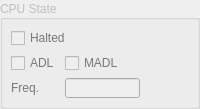
             <widget class="QGroupBox" name="groupCPU">
              <property name="enabled">
               <bool>false</bool>
              </property>
              <property name="sizePolicy">
               <sizepolicy hsizetype="Preferred" vsizetype="Maximum">
                <horstretch>0</horstretch>
                <verstretch>0</verstretch>
               </sizepolicy>
              </property>
              <property name="maximumSize">
               <size>
                <width>16777215</width>
                <height>16777215</height>
               </size>
              </property>
              <property name="title">
               <string>CPU State</string>
              </property>
              <property name="alignment">
               <set>Qt::AlignLeading|Qt::AlignLeft|Qt::AlignVCenter</set>
              </property>
              <property name="flat">
               <bool>false</bool>
              </property>
              <property name="checkable">
               <bool>false</bool>
              </property>
              <layout class="QFormLayout" name="formLayout_3">
               <property name="formAlignment">
                <set>Qt::AlignLeading|Qt::AlignLeft|Qt::AlignTop</set>
               </property>
               <property name="horizontalSpacing">
                <number>5</number>
               </property>
               <property name="verticalSpacing">
                <number>5</number>
               </property>
               <property name="leftMargin">
                <number>8</number>
               </property>
               <property name="topMargin">
                <number>8</number>
               </property>
               <property name="rightMargin">
                <number>8</number>
               </property>
               <property name="bottomMargin">
                <number>8</number>
               </property>
               <item row="0" column="0" colspan="2">
                <widget class="QCheckBox" name="checkHalted">
                 <property name="sizePolicy">
                  <sizepolicy hsizetype="Preferred" vsizetype="Preferred">
                   <horstretch>0</horstretch>
                   <verstretch>0</verstretch>
                  </sizepolicy>
                 </property>
                 <property name="palette">
                  <palette>
                   <active>
                    <colorrole role="WindowText">
                     <brush brushstyle="SolidPattern">
                      <color alpha="255">
                       <red>0</red>
                       <green>170</green>
                       <blue>0</blue>
                      </color>
                     </brush>
                    </colorrole>
                   </active>
                   <inactive>
                    <colorrole role="WindowText">
                     <brush brushstyle="SolidPattern">
                      <color alpha="255">
                       <red>0</red>
                       <green>170</green>
                       <blue>0</blue>
                      </color>
                     </brush>
                    </colorrole>
                   </inactive>
                   <disabled>
                    <colorrole role="WindowText">
                     <brush brushstyle="SolidPattern">
                      <color alpha="255">
                       <red>120</red>
                       <green>120</green>
                       <blue>120</blue>
                      </color>
                     </brush>
                    </colorrole>
                   </disabled>
                  </palette>
                 </property>
                 <property name="text">
                  <string>Halted</string>
                 </property>
                 <property name="checked">
                  <bool>false</bool>
                 </property>
                </widget>
               </item>
               <item row="1" column="0">
                <widget class="QCheckBox" name="checkADL">
                 <property name="sizePolicy">
                  <sizepolicy hsizetype="Preferred" vsizetype="Preferred">
                   <horstretch>0</horstretch>
                   <verstretch>0</verstretch>
                  </sizepolicy>
                 </property>
                 <property name="palette">
                  <palette>
                   <active>
                    <colorrole role="WindowText">
                     <brush brushstyle="SolidPattern">
                      <color alpha="255">
                       <red>0</red>
                       <green>170</green>
                       <blue>0</blue>
                      </color>
                     </brush>
                    </colorrole>
                    <colorrole role="Text">
                     <brush brushstyle="SolidPattern">
                      <color alpha="255">
                       <red>0</red>
                       <green>0</green>
                       <blue>0</blue>
                      </color>
                     </brush>
                    </colorrole>
                   </active>
                   <inactive>
                    <colorrole role="WindowText">
                     <brush brushstyle="SolidPattern">
                      <color alpha="255">
                       <red>0</red>
                       <green>170</green>
                       <blue>0</blue>
                      </color>
                     </brush>
                    </colorrole>
                    <colorrole role="Text">
                     <brush brushstyle="SolidPattern">
                      <color alpha="255">
                       <red>0</red>
                       <green>0</green>
                       <blue>0</blue>
                      </color>
                     </brush>
                    </colorrole>
                   </inactive>
                   <disabled>
                    <colorrole role="WindowText">
                     <brush brushstyle="SolidPattern">
                      <color alpha="255">
                       <red>120</red>
                       <green>120</green>
                       <blue>120</blue>
                      </color>
                     </brush>
                    </colorrole>
                    <colorrole role="Text">
                     <brush brushstyle="SolidPattern">
                      <color alpha="255">
                       <red>120</red>
                       <green>120</green>
                       <blue>120</blue>
                      </color>
                     </brush>
                    </colorrole>
                   </disabled>
                  </palette>
                 </property>
                 <property name="text">
                  <string>ADL</string>
                 </property>
                </widget>
               </item>
               <item row="1" column="1">
                <widget class="QCheckBox" name="checkMADL">
                 <property name="sizePolicy">
                  <sizepolicy hsizetype="Preferred" vsizetype="Preferred">
                   <horstretch>0</horstretch>
                   <verstretch>0</verstretch>
                  </sizepolicy>
                 </property>
                 <property name="palette">
                  <palette>
                   <active>
                    <colorrole role="WindowText">
                     <brush brushstyle="SolidPattern">
                      <color alpha="255">
                       <red>0</red>
                       <green>170</green>
                       <blue>0</blue>
                      </color>
                     </brush>
                    </colorrole>
                    <colorrole role="Text">
                     <brush brushstyle="SolidPattern">
                      <color alpha="255">
                       <red>0</red>
                       <green>0</green>
                       <blue>0</blue>
                      </color>
                     </brush>
                    </colorrole>
                   </active>
                   <inactive>
                    <colorrole role="WindowText">
                     <brush brushstyle="SolidPattern">
                      <color alpha="255">
                       <red>0</red>
                       <green>170</green>
                       <blue>0</blue>
                      </color>
                     </brush>
                    </colorrole>
                    <colorrole role="Text">
                     <brush brushstyle="SolidPattern">
                      <color alpha="255">
                       <red>0</red>
                       <green>0</green>
                       <blue>0</blue>
                      </color>
                     </brush>
                    </colorrole>
                   </inactive>
                   <disabled>
                    <colorrole role="WindowText">
                     <brush brushstyle="SolidPattern">
                      <color alpha="255">
                       <red>120</red>
                       <green>120</green>
                       <blue>120</blue>
                      </color>
                     </brush>
                    </colorrole>
                    <colorrole role="Text">
                     <brush brushstyle="SolidPattern">
                      <color alpha="255">
                       <red>120</red>
                       <green>120</green>
                       <blue>120</blue>
                      </color>
                     </brush>
                    </colorrole>
                   </disabled>
                  </palette>
                 </property>
                 <property name="text">
                  <string>MADL</string>
                 </property>
                </widget>
               </item>
               <item row="2" column="0">
                <widget class="QLabel" name="label_3">
                 <property name="palette">
                  <palette>
                   <active>
                    <colorrole role="WindowText">
                     <brush brushstyle="SolidPattern">
                      <color alpha="255">
                       <red>0</red>
                       <green>170</green>
                       <blue>0</blue>
                      </color>
                     </brush>
                    </colorrole>
                   </active>
                   <inactive>
                    <colorrole role="WindowText">
                     <brush brushstyle="SolidPattern">
                      <color alpha="255">
                       <red>0</red>
                       <green>170</green>
                       <blue>0</blue>
                      </color>
                     </brush>
                    </colorrole>
                   </inactive>
                   <disabled>
                    <colorrole role="WindowText">
                     <brush brushstyle="SolidPattern">
                      <color alpha="255">
                       <red>120</red>
                       <green>120</green>
                       <blue>120</blue>
                      </color>
                     </brush>
                    </colorrole>
                   </disabled>
                  </palette>
                 </property>
                 <property name="text">
                  <string>Freq.</string>
                 </property>
                 <property name="alignment">
                  <set>Qt::AlignRight|Qt::AlignTrailing|Qt::AlignVCenter</set>
                 </property>
                </widget>
               </item>
               <item row="2" column="1">
                <widget class="QLineEdit" name="freqView">
                 <property name="sizePolicy">
                  <sizepolicy hsizetype="Preferred" vsizetype="Fixed">
                   <horstretch>0</horstretch>
                   <verstretch>0</verstretch>
                  </sizepolicy>
                 </property>
                 <property name="minimumSize">
                  <size>
                   <width>0</width>
                   <height>20</height>
                  </size>
                 </property>
                 <property name="maximumSize">
                  <size>
                   <width>75</width>
                   <height>20</height>
                  </size>
                 </property>
                 <property name="alignment">
                  <set>Qt::AlignLeading|Qt::AlignLeft|Qt::AlignVCenter</set>
                 </property>
                </widget>
               </item>
              </layout>
             </widget>
